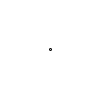
Frame 1 (no input)
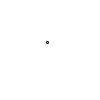
Frame 60 (the mouse pressed at the canvas centre just before this capture)
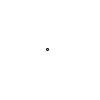
Frame 120 (the mouse held since frame 60 and released just before this capture)

The Processing sketch that drew these frames (run headless with seeded random() and noise(); from frame 60 on, the mouse is pressed at the canvas centre):

// Processing sketch: sketch_1_1_random_walker
// ── sketch_1_1_random_walker.pde
Walker w;

void setup() {
  w = new Walker();
}

void draw() {
  background(255);
  w.update();
  w.display();
}

class Walker {
  float x;
  float y;
  
  Walker() {
    x = width / 2;
    y = height / 2;
  }
  
  void update() {
    x = x + random(2) - 1;
    y = y + random(2) - 1;
  }
  
  void display() {
    circle(x, y, 2);
  }
}
